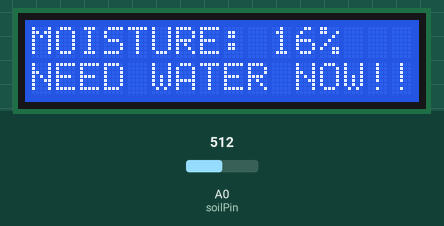
Simulated run of this sketch. Board: Arduino Uno, built with avr-gcc and run on an emulated ATmega328P. Parts: 16×2 character LCD. The test bench sets the inputs (shaded band); at power-on: A0 (soilPin) = 512. What the sketch prints to the serial monitor is not drawn.

Above: at 2.1 s.
3.3 s: A0 (soilPin) set to 483
At 4.3 s:
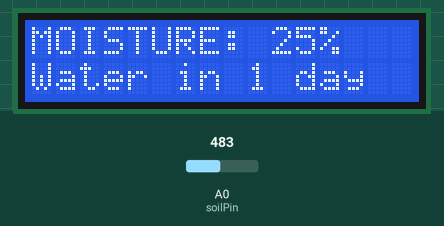
6.3 s: A0 (soilPin) set to 306
At 7.8 s:
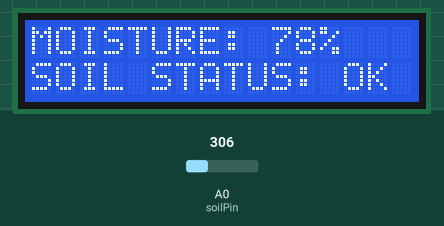
9.3 s: A0 (soilPin) set to 510
At 11.9 s:
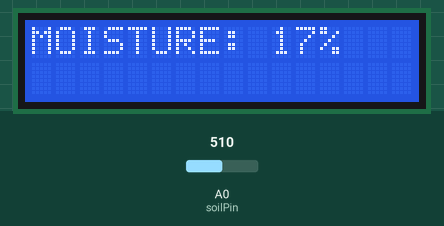
Timing chart, 0 to 13.4 s (numbered marks = the images above; inputs shaded):
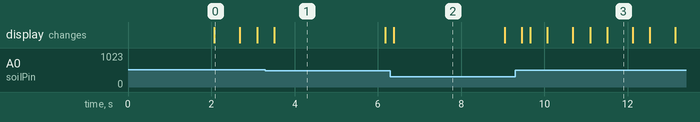

The sketch:

Monstera_Moisture_Monitor.ino
```cpp
#include <LiquidCrystal.h>

// Define your calibrated sensor limits
const int AIR_VALUE = 567;   // 0% Moisture
const int WATER_VALUE = 236; // 100% Moisture
const int soilPin = A0;      // Sensor connected to Uno Analog Pin A0

// Monstera target thresholds at 70mm depth
const int DRY_THRESHOLD = 500;     // Raw value where Monstera root zone is dry (~20%)
const int TOTAL_CYCLE_DAYS = 12;   // Average days a large plastic pot takes to dry down in Bengaluru

// Initialize Direct Parallel LCD: RS, Enable, D4, D5, D6, D7
LiquidCrystal lcd(12, 11, 5, 4, 3, 2);

void setup() {
  Serial.begin(9600);

  // Initialize the LCD's size (16 columns, 2 rows)
  lcd.begin(16, 2);

  // Quick custom Monstera startup screen
  lcd.setCursor(0, 0);
  lcd.print("Monstera Monitor");
  lcd.setCursor(0, 1);
  lcd.print("Initializing...");
  delay(2000);
  lcd.clear();
}

void loop() {
  // Read raw analog value from your soilPin
  int moisture = analogRead(soilPin);

  // Calculate percentage using your exact calibration formula
  float moisturePercent = ((float)(AIR_VALUE - moisture) / (AIR_VALUE - WATER_VALUE)) * 100.0;
  int finalPercent = constrain((int)moisturePercent, 0, 100);

  // Calculate remaining days based on your 70mm depth drying curve
  int daysLeft = map(moisture, WATER_VALUE, DRY_THRESHOLD, TOTAL_CYCLE_DAYS, 0);
  daysLeft = constrain(daysLeft, 0, TOTAL_CYCLE_DAYS);

  // Line 1: Permanent format requested - MOISTURE: __%
  lcd.setCursor(0, 0);
  lcd.print("MOISTURE: ");
  lcd.print(finalPercent);
  lcd.print("%   "); // Extra spaces overwrite old characters

  // Line 2: Alternate messages using non-blocking millis()
  unsigned long currentMillis = millis();
  bool showStatusScreen = (currentMillis / 3000) % 2 == 0;

  lcd.setCursor(0, 1);
  if (moisture >= DRY_THRESHOLD) {
    // If deep roots hit the dry threshold, override everything and flash the alert
    if ((currentMillis / 500) % 2 == 0) {
      lcd.print("NEED WATER NOW!! ");
    } else {
      lcd.print("                ");
    }
  } else {
    // Healthy zone: Cycle between standard status and the countdown timer
    if (showStatusScreen) {
      lcd.print("SOIL STATUS: OK ");
    } else {
      lcd.print("Water in ");
      lcd.print(daysLeft);
      if (daysLeft == 1) {
        lcd.print(" day  ");
      } else {
        lcd.print(" days ");
      }
    }
  }

  // Keep your original Serial printing routine active for background debugging
  Serial.println(moisture);

  delay(200); // 200ms refresh gives responsive blinking without slowing the CPU down
}
```

Measured:
- the behaviour switches between 500 and 499 on A0 (soilPin) (found by bisection; images 0 and 1)
- after the input at 3.3 s, the display: changes after 0.21 s (image 1)
- after the input at 6.3 s, the display: changes after 0.08 s (image 2)
- after the input at 9.3 s, the display: first changes after 0.15 s (image 3 shows a later state)
- what the display in image 0 shows lasts 0.6 s, from 2.1 s to 2.7 s
- what the display in image 1 shows lasts 2.7 s, from 3.5 s to 6.2 s
